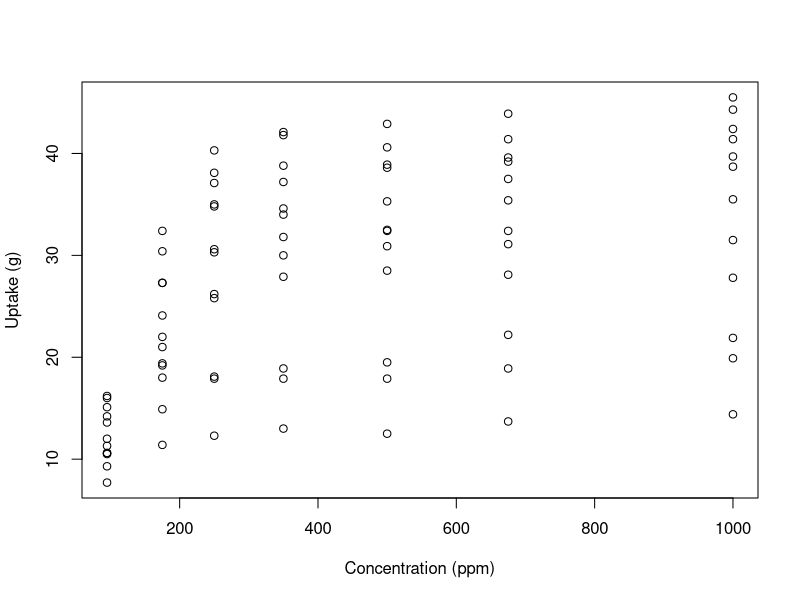
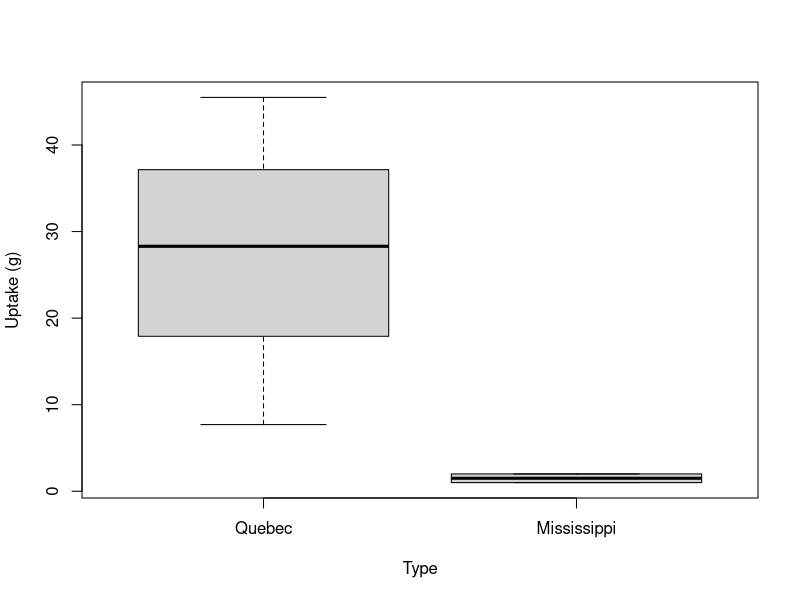

Write the R code that produced these figures, in order.
## ---- chunk 1
knitr::opts_chunk$set(echo = TRUE)
## ---- chunk 2
myString <- "Hello world" #A string object
myNumeric <- 12345 #A numeric object
myLogical <- TRUE #A logical object
## ---- chunk 3
myStringVec <- c("I like pie","I like cake","I like anything you bake")
myNumericVec <- c(1,2,3,4,5)
myLogicalVec <- c(TRUE,TRUE,FALSE,TRUE,FALSE,FALSE)
## ---- chunk 4
howLong <- c(length(myStringVec), length(myNumericVec), length(myLogicalVec))
howLong #This executes the `print` command on `howLong`
## ---- chunk 5
myStringVec #Here's what's inside the whole thing
myStringVec[1] #Uses a single numeric
myStringVec[c(2,3)] #Uses a vector of numerics
myStringVec[c(TRUE,FALSE,TRUE)] #Uses a logical vector of same length
## ---- chunk 6
(myMatrix <- matrix(1:9,ncol=3))
## ---- chunk 7
myMatrix[1,3] #1st row, 3rd col
myMatrix[,3] #All rows, 3rd column
## ---- chunk 8
#Each column has a unique name, and must be the same length
myDF <- data.frame(stringCol=myStringVec, numCol=myNumericVec[c(1:3)], 
                   logCol=myLogicalVec[c(1:3)])
myDF
summary(myDF) #This function summarizes each column
## ---- chunk 9
myList <- list(stringSlot=myStringVec, numSlot=myNumericVec, 
                   logSlot=myLogicalVec, dfSlot = myDF)
myList
## ---- chunk 10
myDF[1,2]
myDF$numCol #This gets all of the column "numCol"
myDF[1,"numCol"]
## ---- chunk 11
myList[[2]] #Needs 2 square brackets to isolate object
myList[['numSlot']]
myList$numSlot
myList[[4]][,3] #Same as myList$dfSlot$logCol
## ---- chunk 12
myNumericVec
meanVec <- mean(myNumericVec) #Arithmetic mean (average)
sdVec <- sd(myNumericVec) #Standard deviation (sqrt(variance))
meanSdVec <- c(meanVec,sdVec) #Joins mean and SD into a vector
meanSdVec
?median #If you can't remember how a command works, use "?" to access the help files
## ---- chunk 13
myFun <- function(input){ #Takes a vector of numbers
  A <- mean(input) #Take the mean of INPUT
  B <- sd(input) #Take the SD of INPUT
  C <- c(A,B) #Join A and B into a vector C
  return(C) #Return (output) C, then end the function
}
myFun(myNumericVec) #Same as previous slide
myFun(myLogicalVec) #Logical vector is converted to 1 (TRUE) and 0 (FALSE)
## ---- chunk 14
#Makes a plot of the uptake and conc columns of CO2, and customize axis labels
plot(CO2$conc, CO2$uptake, xlab='Concentration (ppm)', ylab='Uptake (g)')
## ---- chunk 15
boxplot(CO2$uptake, CO2$Type,
        names=unique(CO2$Type),  #Uses unique values of Type for names
        xlab='Type', ylab='Uptake (g)')
## ---- chunk 16
#Split up uptake by Type and Treatment, then take the mean
tapply(CO2$uptake,list(CO2$Type,CO2$Treatment),mean)
## ---- chunk 17
#Runs command inside the name space of the CO2 object
with(CO2, tapply(uptake,list(Type,Treatment),sd))
## ---- chunk 18
myFun2 <- function(x){
  xClass <- class(x) #What class is x? (Numeric, character, boolean)
  
  if(xClass=='character'){ #== means "are these things equal"?
    return('This is a string') #If x is a character, returns a message
  } else {
    return(mean(x)) #If x isn't a character, returns the mean of x
  }
}
myFun2(myStringVec)
myFun2(myNumericVec)

## ---- chunk 19
classVec <- rep('',length(myList)) #Storage vector

#i will take on values 1 to 4, each time the loop repeats
for(i in 1:length(myList)){
  
  #ith slot of classVec becomes class from ith slot of myList
  classVec[i] <- class(myList[[i]]) 
}
classVec
## ---- chunk 20
testDat <- read.csv('test_results.csv')
head(testDat) #head shows only first 6 rows of dataframe
